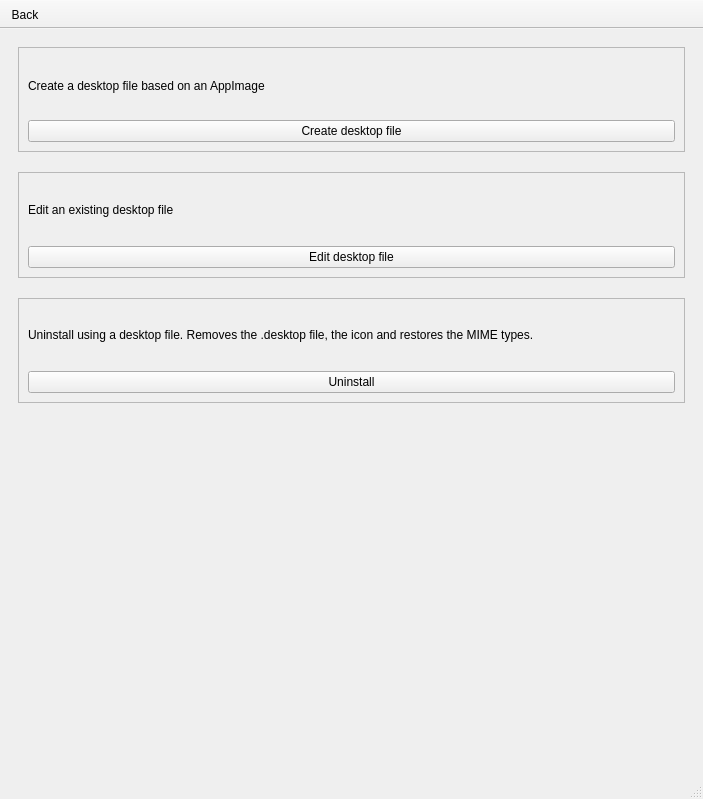
<?xml version="1.0" encoding="UTF-8"?>
<ui version="4.0">
 <class>Integrator</class>
 <widget class="QMainWindow" name="Integrator">
  <property name="geometry">
   <rect>
    <x>0</x>
    <y>0</y>
    <width>703</width>
    <height>799</height>
   </rect>
  </property>
  <property name="windowTitle">
   <string>App Integrator</string>
  </property>
  <widget class="QWidget" name="centralwidget">
   <property name="autoFillBackground">
    <bool>true</bool>
   </property>
   <layout class="QVBoxLayout" name="verticalLayout_4">
    <item>
     <widget class="QStackedWidget" name="stackedWidget">
      <property name="enabled">
       <bool>true</bool>
      </property>
      <property name="sizePolicy">
       <sizepolicy hsizetype="Expanding" vsizetype="Expanding">
        <horstretch>0</horstretch>
        <verstretch>0</verstretch>
       </sizepolicy>
      </property>
      <property name="currentIndex">
       <number>0</number>
      </property>
      <widget class="QWidget" name="page_1">
       <property name="sizePolicy">
        <sizepolicy hsizetype="Expanding" vsizetype="Expanding">
         <horstretch>0</horstretch>
         <verstretch>0</verstretch>
        </sizepolicy>
       </property>
       <layout class="QVBoxLayout" name="verticalLayout_8">
        <item>
         <layout class="QVBoxLayout" name="layoutStartMenu">
          <property name="spacing">
           <number>20</number>
          </property>
          <property name="topMargin">
           <number>0</number>
          </property>
          <item>
           <widget class="QFrame" name="frameCreateDesktop">
            <property name="frameShape">
             <enum>QFrame::Shape::StyledPanel</enum>
            </property>
            <property name="frameShadow">
             <enum>QFrame::Shadow::Raised</enum>
            </property>
            <property name="lineWidth">
             <number>4</number>
            </property>
            <property name="midLineWidth">
             <number>0</number>
            </property>
            <layout class="QVBoxLayout" name="verticalLayout_9" stretch="1,0">
             <item>
              <widget class="QLabel" name="label">
               <property name="text">
                <string>Create a desktop file based on an AppImage</string>
               </property>
              </widget>
             </item>
             <item>
              <widget class="QPushButton" name="btnMenuCreateDesktop">
               <property name="sizePolicy">
                <sizepolicy hsizetype="Preferred" vsizetype="Preferred">
                 <horstretch>0</horstretch>
                 <verstretch>0</verstretch>
                </sizepolicy>
               </property>
               <property name="minimumSize">
                <size>
                 <width>0</width>
                 <height>0</height>
                </size>
               </property>
               <property name="text">
                <string>Create desktop file</string>
               </property>
              </widget>
             </item>
            </layout>
           </widget>
          </item>
          <item>
           <widget class="QFrame" name="frameEditDesktop">
            <property name="frameShape">
             <enum>QFrame::Shape::StyledPanel</enum>
            </property>
            <property name="frameShadow">
             <enum>QFrame::Shadow::Raised</enum>
            </property>
            <property name="lineWidth">
             <number>4</number>
            </property>
            <layout class="QVBoxLayout" name="verticalLayout_7" stretch="1,0">
             <property name="topMargin">
              <number>6</number>
             </property>
             <item>
              <widget class="QLabel" name="label_3">
               <property name="text">
                <string>Edit an existing desktop file</string>
               </property>
              </widget>
             </item>
             <item>
              <widget class="QPushButton" name="btnMenuEditDesktop">
               <property name="sizePolicy">
                <sizepolicy hsizetype="Preferred" vsizetype="Preferred">
                 <horstretch>0</horstretch>
                 <verstretch>0</verstretch>
                </sizepolicy>
               </property>
               <property name="minimumSize">
                <size>
                 <width>0</width>
                 <height>0</height>
                </size>
               </property>
               <property name="baseSize">
                <size>
                 <width>0</width>
                 <height>0</height>
                </size>
               </property>
               <property name="text">
                <string>Edit desktop file</string>
               </property>
              </widget>
             </item>
            </layout>
           </widget>
          </item>
          <item>
           <widget class="QFrame" name="frameUninstall">
            <property name="frameShape">
             <enum>QFrame::Shape::StyledPanel</enum>
            </property>
            <property name="frameShadow">
             <enum>QFrame::Shadow::Raised</enum>
            </property>
            <property name="lineWidth">
             <number>4</number>
            </property>
            <layout class="QVBoxLayout" name="verticalLayout_5" stretch="1,0">
             <property name="topMargin">
              <number>6</number>
             </property>
             <item>
              <widget class="QLabel" name="label_2">
               <property name="text">
                <string>Uninstall using a desktop file. Removes the .desktop file, the icon and restores the MIME types.</string>
               </property>
              </widget>
             </item>
             <item>
              <widget class="QPushButton" name="btnMenuUninstall">
               <property name="text">
                <string>Uninstall</string>
               </property>
              </widget>
             </item>
            </layout>
           </widget>
          </item>
         </layout>
        </item>
        <item>
         <spacer name="verticalSpacer">
          <property name="orientation">
           <enum>Qt::Orientation::Vertical</enum>
          </property>
          <property name="sizeHint" stdset="0">
           <size>
            <width>20</width>
            <height>40</height>
           </size>
          </property>
         </spacer>
        </item>
       </layout>
      </widget>
      <widget class="QWidget" name="page_2">
       <property name="sizePolicy">
        <sizepolicy hsizetype="Expanding" vsizetype="Expanding">
         <horstretch>0</horstretch>
         <verstretch>0</verstretch>
        </sizepolicy>
       </property>
       <layout class="QVBoxLayout" name="verticalLayout_2" stretch="0,2,1,0,0">
        <item>
         <layout class="QHBoxLayout" name="layoutSelectApp">
          <item>
           <widget class="QLabel" name="label_10">
            <property name="text">
             <string>Select App:</string>
            </property>
           </widget>
          </item>
          <item>
           <widget class="FileDropLineEdit" name="inputAppPath">
            <property name="readOnly">
             <bool>true</bool>
            </property>
           </widget>
          </item>
          <item>
           <widget class="QPushButton" name="btnBrowse">
            <property name="text">
             <string>Browse</string>
            </property>
           </widget>
          </item>
         </layout>
        </item>
        <item>
         <layout class="QVBoxLayout" name="layoutDesktopFields">
          <property name="spacing">
           <number>6</number>
          </property>
          <item>
           <widget class="QScrollArea" name="scrollAreaLayoutDesktopFields">
            <property name="widgetResizable">
             <bool>true</bool>
            </property>
            <widget class="QWidget" name="scrollAreaWidgetContents_3">
             <property name="geometry">
              <rect>
               <x>0</x>
               <y>0</y>
               <width>677</width>
               <height>351</height>
              </rect>
             </property>
            </widget>
           </widget>
          </item>
         </layout>
        </item>
        <item>
         <layout class="QVBoxLayout" name="layoutMimeTypesList" stretch="0">
          <property name="sizeConstraint">
           <enum>QLayout::SizeConstraint::SetDefaultConstraint</enum>
          </property>
          <item>
           <widget class="QWidget" name="widgetMimeTypes" native="true">
            <layout class="QVBoxLayout" name="verticalLayout">
             <property name="spacing">
              <number>6</number>
             </property>
             <item>
              <widget class="QLabel" name="label_11">
               <property name="text">
                <string>Known mime types (select any):</string>
               </property>
              </widget>
             </item>
             <item>
              <widget class="QScrollArea" name="knownMimeTypes">
               <property name="sizePolicy">
                <sizepolicy hsizetype="Expanding" vsizetype="Expanding">
                 <horstretch>0</horstretch>
                 <verstretch>1</verstretch>
                </sizepolicy>
               </property>
               <property name="minimumSize">
                <size>
                 <width>0</width>
                 <height>0</height>
                </size>
               </property>
               <property name="sizeAdjustPolicy">
                <enum>QAbstractScrollArea::SizeAdjustPolicy::AdjustToContents</enum>
               </property>
               <property name="widgetResizable">
                <bool>true</bool>
               </property>
               <widget class="QWidget" name="scrollAreaWidgetContents">
                <property name="geometry">
                 <rect>
                  <x>0</x>
                  <y>0</y>
                  <width>661</width>
                  <height>131</height>
                 </rect>
                </property>
                <property name="sizePolicy">
                 <sizepolicy hsizetype="Expanding" vsizetype="Expanding">
                  <horstretch>0</horstretch>
                  <verstretch>1</verstretch>
                 </sizepolicy>
                </property>
                <layout class="QVBoxLayout" name="verticalLayout_3"/>
               </widget>
              </widget>
             </item>
            </layout>
           </widget>
          </item>
         </layout>
        </item>
        <item>
         <widget class="QGroupBox" name="layoutOptions">
          <property name="title">
           <string>Options</string>
          </property>
          <layout class="QGridLayout" name="gridLayout" columnstretch="0,0,0,0,0,0,0">
           <item row="1" column="0">
            <layout class="QHBoxLayout" name="layoutMakeDefault">
             <item>
              <widget class="QCheckBox" name="cbMakeDefault">
               <property name="sizePolicy">
                <sizepolicy hsizetype="Maximum" vsizetype="Fixed">
                 <horstretch>0</horstretch>
                 <verstretch>0</verstretch>
                </sizepolicy>
               </property>
               <property name="text">
                <string>Make default</string>
               </property>
              </widget>
             </item>
            </layout>
           </item>
           <item row="1" column="2">
            <layout class="QHBoxLayout" name="layoutSetMIMEicon">
             <item>
              <widget class="QCheckBox" name="cbSetMIMEicon">
               <property name="text">
                <string>Set MIME Icon</string>
               </property>
              </widget>
             </item>
            </layout>
           </item>
           <item row="1" column="1">
            <widget class="Line" name="line">
             <property name="orientation">
              <enum>Qt::Orientation::Vertical</enum>
             </property>
            </widget>
           </item>
           <item row="1" column="5">
            <layout class="QHBoxLayout" name="layoutAddToDesktop">
             <item>
              <widget class="QCheckBox" name="cbAddToDesktop">
               <property name="sizePolicy">
                <sizepolicy hsizetype="Maximum" vsizetype="Fixed">
                 <horstretch>0</horstretch>
                 <verstretch>0</verstretch>
                </sizepolicy>
               </property>
               <property name="text">
                <string>Add to Desktop</string>
               </property>
              </widget>
             </item>
            </layout>
           </item>
           <item row="1" column="3">
            <widget class="Line" name="line_2">
             <property name="orientation">
              <enum>Qt::Orientation::Vertical</enum>
             </property>
            </widget>
           </item>
           <item row="1" column="6">
            <spacer name="horizontalSpacer">
             <property name="orientation">
              <enum>Qt::Orientation::Horizontal</enum>
             </property>
             <property name="sizeHint" stdset="0">
              <size>
               <width>40</width>
               <height>20</height>
              </size>
             </property>
            </spacer>
           </item>
          </layout>
         </widget>
        </item>
        <item>
         <layout class="QGridLayout" name="layoutButton">
          <item row="5" column="0">
           <widget class="QPushButton" name="btnDo">
            <property name="text">
             <string>Apply</string>
            </property>
           </widget>
          </item>
         </layout>
        </item>
       </layout>
      </widget>
      <widget class="QWidget" name="page_4">
       <layout class="QVBoxLayout" name="verticalLayout_6" stretch="0,1,0">
        <item>
         <layout class="QFormLayout" name="formLayout">
          <property name="formAlignment">
           <set>Qt::AlignmentFlag::AlignRight|Qt::AlignmentFlag::AlignTop|Qt::AlignmentFlag::AlignTrailing</set>
          </property>
          <item row="3" column="1">
           <layout class="QHBoxLayout" name="layoutIconPath">
            <item>
             <widget class="QLineEdit" name="inputIconPath"/>
            </item>
           </layout>
          </item>
          <item row="3" column="0">
           <widget class="QLabel" name="label_5">
            <property name="text">
             <string>Icon:</string>
            </property>
           </widget>
          </item>
          <item row="2" column="1">
           <layout class="QHBoxLayout" name="layoutMimeTypes">
            <item>
             <widget class="QLineEdit" name="inputMimeTypes"/>
            </item>
           </layout>
          </item>
          <item row="2" column="0">
           <widget class="QLabel" name="label_6">
            <property name="text">
             <string>MIME types:</string>
            </property>
           </widget>
          </item>
          <item row="4" column="1">
           <layout class="QHBoxLayout" name="layoutIconSearch">
            <item>
             <widget class="QLineEdit" name="inputIconSearch"/>
            </item>
           </layout>
          </item>
          <item row="4" column="0">
           <widget class="QLabel" name="label_4">
            <property name="text">
             <string>Search:</string>
            </property>
           </widget>
          </item>
         </layout>
        </item>
        <item>
         <widget class="QSplitter" name="splitter">
          <property name="lineWidth">
           <number>1</number>
          </property>
          <property name="orientation">
           <enum>Qt::Orientation::Vertical</enum>
          </property>
          <property name="handleWidth">
           <number>4</number>
          </property>
          <widget class="QScrollArea" name="iconsBrowser">
           <property name="widgetResizable">
            <bool>true</bool>
           </property>
           <widget class="QWidget" name="scrollAreaWidgetContents_2">
            <property name="geometry">
             <rect>
              <x>0</x>
              <y>0</y>
              <width>100</width>
              <height>30</height>
             </rect>
            </property>
           </widget>
          </widget>
          <widget class="QScrollArea" name="mimeTypes">
           <property name="sizePolicy">
            <sizepolicy hsizetype="Expanding" vsizetype="Maximum">
             <horstretch>0</horstretch>
             <verstretch>1</verstretch>
            </sizepolicy>
           </property>
           <property name="widgetResizable">
            <bool>true</bool>
           </property>
           <widget class="QWidget" name="scrollAreaWidgetContents_4">
            <property name="geometry">
             <rect>
              <x>0</x>
              <y>0</y>
              <width>100</width>
              <height>16</height>
             </rect>
            </property>
            <property name="sizePolicy">
             <sizepolicy hsizetype="Preferred" vsizetype="Maximum">
              <horstretch>0</horstretch>
              <verstretch>0</verstretch>
             </sizepolicy>
            </property>
           </widget>
          </widget>
         </widget>
        </item>
        <item>
         <widget class="QPushButton" name="btnApplyMimeIcon">
          <property name="text">
           <string>Apply</string>
          </property>
         </widget>
        </item>
       </layout>
      </widget>
      <widget class="QWidget" name="page_3">
       <layout class="QVBoxLayout" name="verticalLayout_11">
        <item>
         <layout class="QHBoxLayout" name="layoutBrowse">
          <item>
           <widget class="QLabel" name="label_12">
            <property name="text">
             <string>Select App:</string>
            </property>
           </widget>
          </item>
          <item>
           <widget class="QLineEdit" name="le_uninstall_path">
            <property name="sizePolicy">
             <sizepolicy hsizetype="Expanding" vsizetype="Fixed">
              <horstretch>0</horstretch>
              <verstretch>0</verstretch>
             </sizepolicy>
            </property>
            <property name="readOnly">
             <bool>true</bool>
            </property>
           </widget>
          </item>
          <item>
           <widget class="QPushButton" name="btnBrowseUninstall">
            <property name="sizePolicy">
             <sizepolicy hsizetype="Minimum" vsizetype="Fixed">
              <horstretch>0</horstretch>
              <verstretch>0</verstretch>
             </sizepolicy>
            </property>
            <property name="text">
             <string>Browse</string>
            </property>
           </widget>
          </item>
         </layout>
        </item>
        <item>
         <layout class="QVBoxLayout" name="layoutAppInfo">
          <property name="topMargin">
           <number>25</number>
          </property>
          <property name="bottomMargin">
           <number>25</number>
          </property>
          <item>
           <widget class="QLabel" name="lbl_uninstall_icon">
            <property name="sizePolicy">
             <sizepolicy hsizetype="Fixed" vsizetype="Fixed">
              <horstretch>0</horstretch>
              <verstretch>0</verstretch>
             </sizepolicy>
            </property>
            <property name="minimumSize">
             <size>
              <width>64</width>
              <height>64</height>
             </size>
            </property>
            <property name="frameShape">
             <enum>QFrame::Shape::NoFrame</enum>
            </property>
            <property name="text">
             <string/>
            </property>
            <property name="alignment">
             <set>Qt::AlignmentFlag::AlignCenter</set>
            </property>
           </widget>
          </item>
          <item>
           <widget class="QLabel" name="lbl_uninstall_name">
            <property name="text">
             <string/>
            </property>
           </widget>
          </item>
         </layout>
        </item>
        <item>
         <widget class="QPushButton" name="btnDeintegrate">
          <property name="text">
           <string>Deintegrate</string>
          </property>
         </widget>
        </item>
        <item>
         <spacer name="verticalSpacer_2">
          <property name="orientation">
           <enum>Qt::Orientation::Vertical</enum>
          </property>
          <property name="sizeHint" stdset="0">
           <size>
            <width>20</width>
            <height>40</height>
           </size>
          </property>
         </spacer>
        </item>
       </layout>
      </widget>
     </widget>
    </item>
   </layout>
  </widget>
  <widget class="QStatusBar" name="statusbar"/>
  <widget class="QToolBar" name="toolBar">
   <property name="windowTitle">
    <string>toolBar</string>
   </property>
   <property name="movable">
    <bool>false</bool>
   </property>
   <property name="toolButtonStyle">
    <enum>Qt::ToolButtonStyle::ToolButtonTextBesideIcon</enum>
   </property>
   <property name="floatable">
    <bool>false</bool>
   </property>
   <attribute name="toolBarArea">
    <enum>TopToolBarArea</enum>
   </attribute>
   <attribute name="toolBarBreak">
    <bool>false</bool>
   </attribute>
   <addaction name="actionHome"/>
  </widget>
  <action name="actionHome">
   <property name="icon">
    <iconset theme="QIcon::ThemeIcon::GoPrevious"/>
   </property>
   <property name="text">
    <string>Back</string>
   </property>
  </action>
  <action name="actionClose">
   <property name="text">
    <string>Close</string>
   </property>
   <property name="menuRole">
    <enum>QAction::MenuRole::QuitRole</enum>
   </property>
  </action>
  <action name="actionAbout">
   <property name="text">
    <string>About</string>
   </property>
   <property name="menuRole">
    <enum>QAction::MenuRole::AboutRole</enum>
   </property>
  </action>
  <action name="actionSetMimeIcon">
   <property name="text">
    <string>Set MIME Icon</string>
   </property>
   <property name="menuRole">
    <enum>QAction::MenuRole::NoRole</enum>
   </property>
  </action>
  <action name="actionFindMimeType">
   <property name="text">
    <string>Find MIME Type</string>
   </property>
   <property name="menuRole">
    <enum>QAction::MenuRole::NoRole</enum>
   </property>
  </action>
  <action name="actionUtilities">
   <property name="text">
    <string>Utilities</string>
   </property>
   <property name="menuRole">
    <enum>QAction::MenuRole::NoRole</enum>
   </property>
  </action>
 </widget>
 <customwidgets>
  <customwidget>
   <class>FileDropLineEdit</class>
   <extends>QLineEdit</extends>
   <header>CustomWidgets</header>
  </customwidget>
 </customwidgets>
 <resources/>
 <connections/>
</ui>
